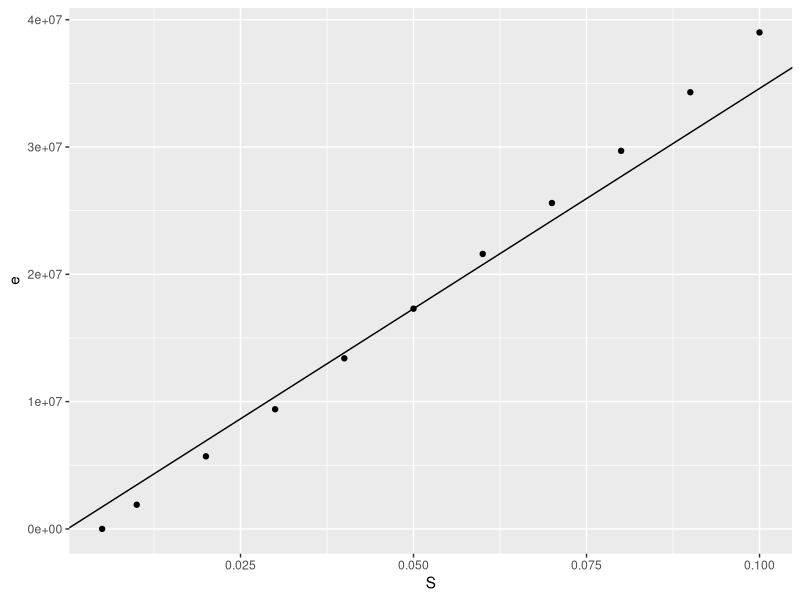
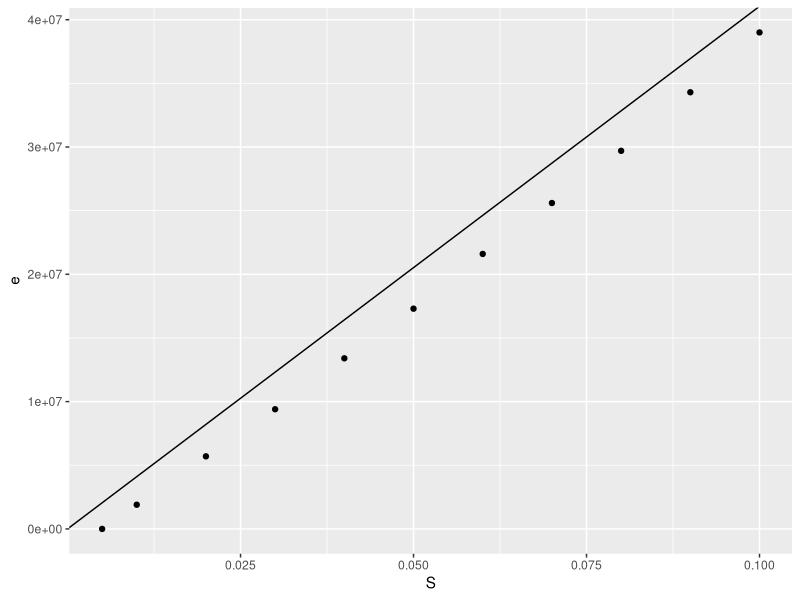
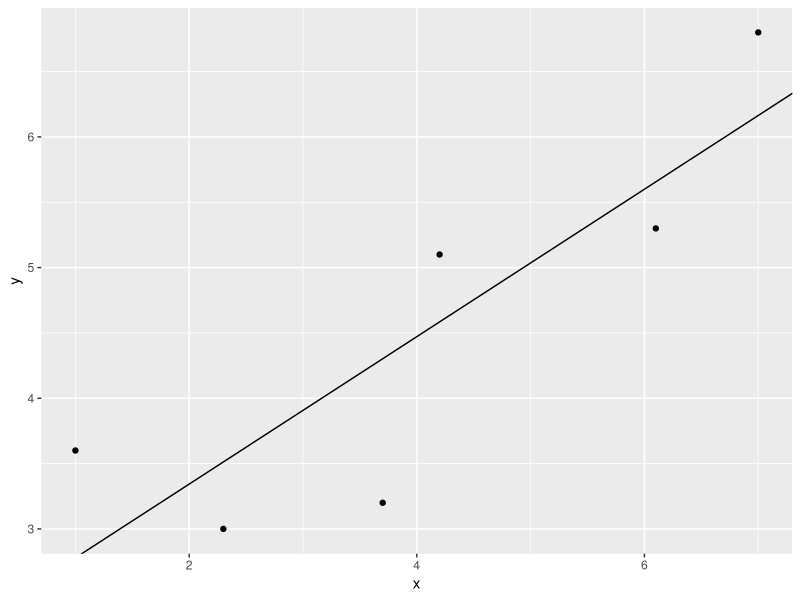
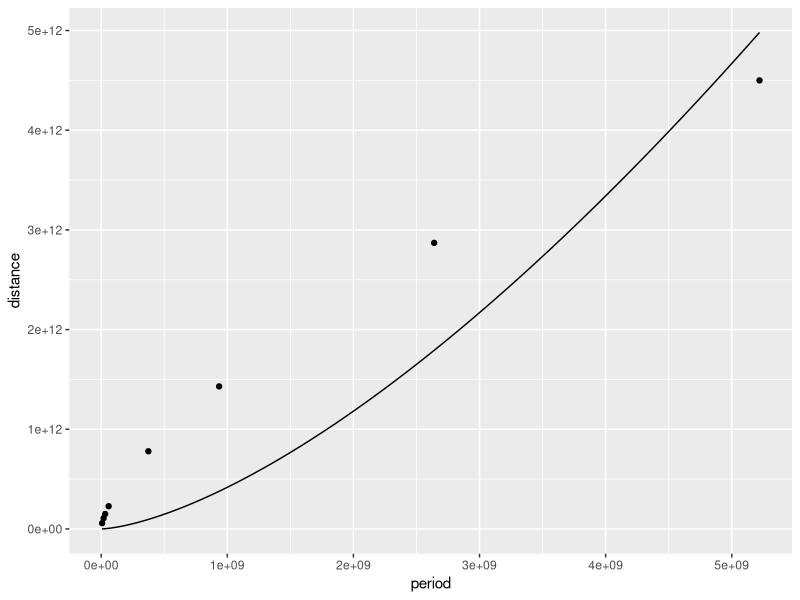

Source code (R) for these figures, in order:
## ---- chunk 1
S <- c(5,10,20,30,40,50,60,70,80,90,100)
e <- c(0,19,57,94,134,173,216,256,297,343,390)
S <- S * 10^-3
e <- e * 10^5

c <- e / S

df <- data.frame(S, e, c)
knitr::kable(df)
## ---- chunk 2
c1 <- median(c)
c1

library(ggplot2)
f1 <-ggplot(data=df) + geom_point(aes(x=S, y=e)) + geom_abline(intercept=0, slope=c1) 
f1
## ---- chunk 3
c1 <- (e[length(e)] - e[1]) / (S[length(S)] - S[1])
c1
f2 <-ggplot(data=df) + geom_point(aes(x=S, y=e)) + geom_abline(intercept=0, slope=c1) 
f2
## ---- chunk 4
x <- c(1.0,2.3,3.7,4.2,6.1,7.0)
y <- c(3.6,3.0,3.2,5.1,5.3,6.8)

df <- data.frame(x,y)

lm <- lm(y ~ x, df)
lm$coefficients

f3 <- ggplot(data=df) + geom_point(aes(x=x, y=y)) + geom_abline(intercept= 2.214853, slope=0.5642337)
f3
## ---- chunk 5
body <- c("Mercury", "Venus", "Earth", "Mars", 
          "Jupiter", "Saturn", "Uranus", "Neptune")
period <- c(7.6 * 10^6, 1.94 * 10^7, 3.16 * 10^7, 
            5.94 * 10^7, 3.74 * 10^8, 9.35 * 10^8, 
            2.64 * 10^9, 5.22 * 10^9)
distance <- c(5.79 * 10^10, 1.08 * 10^11, 1.5 * 10^11, 
              2.28 * 10^11, 7.79 * 10^11, 1.43 * 10^12, 
              2.87 * 10^12, 4.5 * 10^12)
df <- data.frame(body, period, distance)
df
## ---- chunk 6
n <- 3/2

model <- function (x, y, n)
{
  numerator <- sum(y * x^n)
  denominator <- sum(x^(2*n))
  print(numerator)
  print(denominator)
  result <- numerator / denominator
  return (result)
}

a <- model(df$period, df$distance, n)
a

planet <- function(a, x, n)
{
  yestimate <- a * (x^(n))
  return(yestimate)
}

x_vals <- seq(min(df$period), max(df$period), by=100000)
y_mest <- planet(a, x_vals, n)
dfplanet<- data.frame(x_vals, y_mest)

## ---- chunk 7
f4 <- ggplot(df) + geom_point(aes(x=period, y=distance)) + geom_line(data=dfplanet, aes(x=x_vals, y=y_mest)) 
f4
